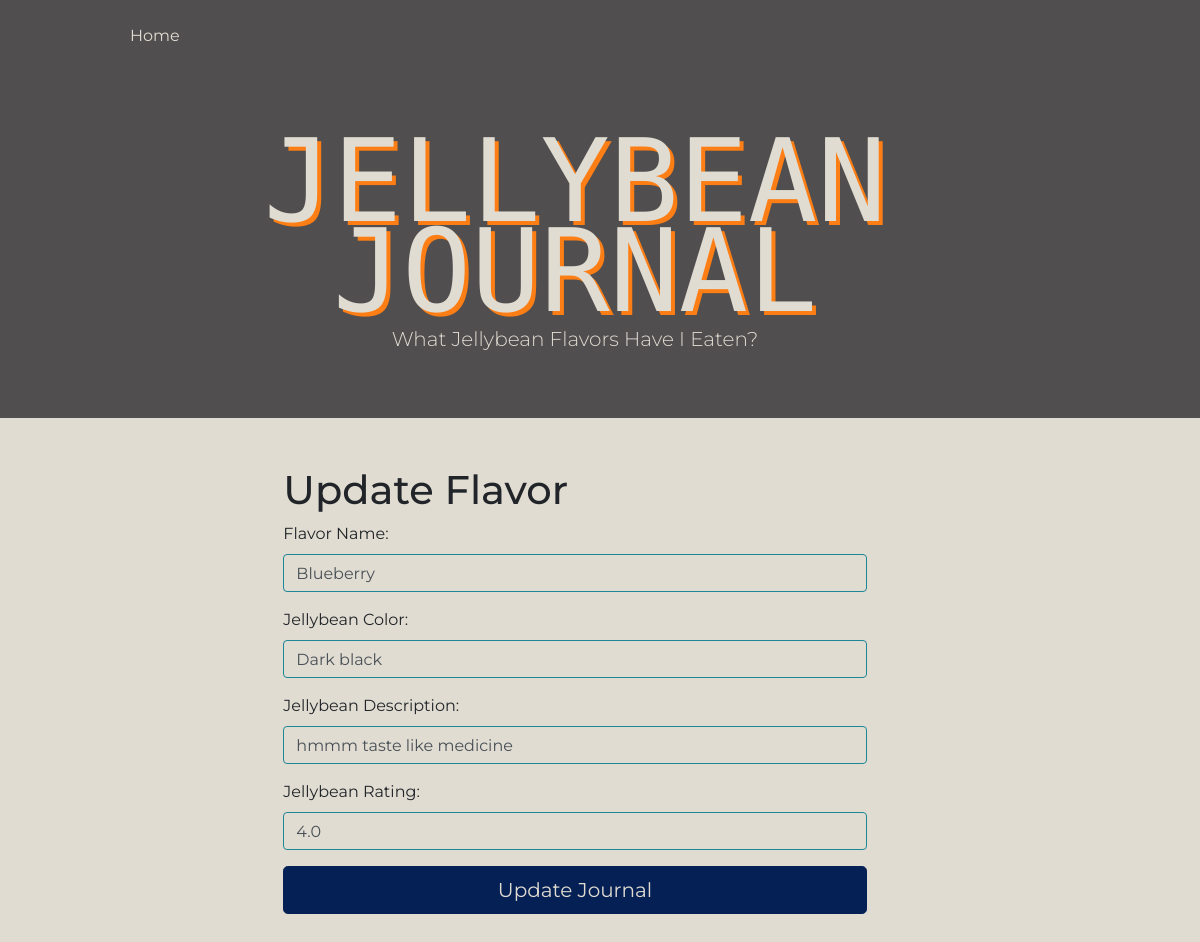
Page /edit/2 on the committed database.
### jellybeans/models.py (models this page shows, shortened)
class Flavor(models.Model):
    Flavor = models.CharField(max_length=50)
    Color = models.CharField(max_length=50)
    Description = models.TextField()
    Rating = models.FloatField(validators=[MinValueValidator(0), MaxValueValidator(5)])

### jellybeans/views.py (the view)
# urls.py: path('edit/<int:sid>', updatePageView , name='edit'),
def updatePageView(request, sid):
    flavor = Flavor.objects.values().get(id=sid)
    context = {
        'flavor':flavor
    }
    return render(request, 'updateFlavor.html', context)

### templates/updateFlavor.html (shortened to what this page needs)
{% extends 'base.html' %} {% load static %} {% block content %}
<div class="container py-5">
  <div class="row">
    <div class="col-md-8 offset-md-2">
      <h1>Update Flavor</h1>
      <form method="post" action="{% url 'submit' flavor.id %}">
        <div class="form-group">
          <label for="Flavor">Flavor Name:</label>
          <input
            type="text"
            name="Flavor"
            class="form-control"
            value="{{ flavor.Flavor }}"
          />
        </div>
        <div class="form-group">
          <label for="Color">Jellybean Color:</label>
          <input
            type="text"
            name="Color"
            class="form-control"
            value="{{ flavor.Color }}"
          />
        </div>
        <div class="form-group">
          <label for="Description">Jellybean Description:</label>
          <input
            type="text"
            name="Description"
            class="form-control"
            value="{{ flavor.Description }}"
          />
        </div>
        <div class="form-group">
          <label for="Rating">Jellybean Rating:</label>
          <input
            type="text"
            name="Rating"
            class="form-control"
            value="{{ flavor.Rating }}"
          />
        </div>
        <button type="submit" class="btn btn-primary btn-lg btn-block">
          Update Journal
        </button>
      </form>
    </div>
  </div>
</div>
{% endblock %}

### rows in the picture
Flavor: Flavor "Blueberry", Color "Dark black", Description "hmmm taste like medicine", Rating "4.0"
